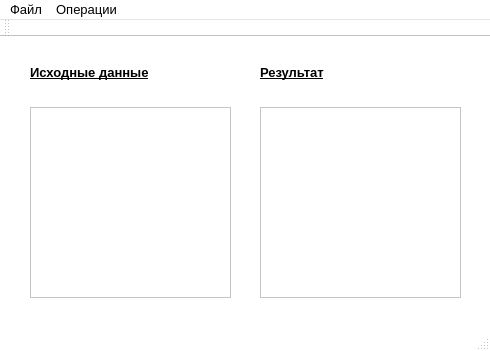
<?xml version="1.0" encoding="UTF-8"?>
<ui version="4.0">
 <class>MainWindow</class>
 <widget class="QMainWindow" name="MainWindow">
  <property name="geometry">
   <rect>
    <x>0</x>
    <y>0</y>
    <width>490</width>
    <height>351</height>
   </rect>
  </property>
  <property name="palette">
   <palette>
    <active>
     <colorrole role="WindowText">
      <brush brushstyle="SolidPattern">
       <color alpha="255">
        <red>0</red>
        <green>0</green>
        <blue>0</blue>
       </color>
      </brush>
     </colorrole>
     <colorrole role="Button">
      <brush brushstyle="SolidPattern">
       <color alpha="255">
        <red>255</red>
        <green>255</green>
        <blue>255</blue>
       </color>
      </brush>
     </colorrole>
     <colorrole role="Light">
      <brush brushstyle="SolidPattern">
       <color alpha="255">
        <red>255</red>
        <green>255</green>
        <blue>255</blue>
       </color>
      </brush>
     </colorrole>
     <colorrole role="Midlight">
      <brush brushstyle="SolidPattern">
       <color alpha="255">
        <red>255</red>
        <green>255</green>
        <blue>255</blue>
       </color>
      </brush>
     </colorrole>
     <colorrole role="Dark">
      <brush brushstyle="SolidPattern">
       <color alpha="255">
        <red>127</red>
        <green>127</green>
        <blue>127</blue>
       </color>
      </brush>
     </colorrole>
     <colorrole role="Mid">
      <brush brushstyle="SolidPattern">
       <color alpha="255">
        <red>170</red>
        <green>170</green>
        <blue>170</blue>
       </color>
      </brush>
     </colorrole>
     <colorrole role="Text">
      <brush brushstyle="SolidPattern">
       <color alpha="255">
        <red>0</red>
        <green>0</green>
        <blue>0</blue>
       </color>
      </brush>
     </colorrole>
     <colorrole role="BrightText">
      <brush brushstyle="SolidPattern">
       <color alpha="255">
        <red>255</red>
        <green>255</green>
        <blue>255</blue>
       </color>
      </brush>
     </colorrole>
     <colorrole role="ButtonText">
      <brush brushstyle="SolidPattern">
       <color alpha="255">
        <red>0</red>
        <green>0</green>
        <blue>0</blue>
       </color>
      </brush>
     </colorrole>
     <colorrole role="Base">
      <brush brushstyle="SolidPattern">
       <color alpha="255">
        <red>255</red>
        <green>255</green>
        <blue>255</blue>
       </color>
      </brush>
     </colorrole>
     <colorrole role="Window">
      <brush brushstyle="SolidPattern">
       <color alpha="255">
        <red>255</red>
        <green>255</green>
        <blue>255</blue>
       </color>
      </brush>
     </colorrole>
     <colorrole role="Shadow">
      <brush brushstyle="SolidPattern">
       <color alpha="255">
        <red>0</red>
        <green>0</green>
        <blue>0</blue>
       </color>
      </brush>
     </colorrole>
     <colorrole role="AlternateBase">
      <brush brushstyle="SolidPattern">
       <color alpha="255">
        <red>255</red>
        <green>255</green>
        <blue>255</blue>
       </color>
      </brush>
     </colorrole>
     <colorrole role="ToolTipBase">
      <brush brushstyle="SolidPattern">
       <color alpha="255">
        <red>255</red>
        <green>255</green>
        <blue>220</blue>
       </color>
      </brush>
     </colorrole>
     <colorrole role="ToolTipText">
      <brush brushstyle="SolidPattern">
       <color alpha="255">
        <red>0</red>
        <green>0</green>
        <blue>0</blue>
       </color>
      </brush>
     </colorrole>
    </active>
    <inactive>
     <colorrole role="WindowText">
      <brush brushstyle="SolidPattern">
       <color alpha="255">
        <red>0</red>
        <green>0</green>
        <blue>0</blue>
       </color>
      </brush>
     </colorrole>
     <colorrole role="Button">
      <brush brushstyle="SolidPattern">
       <color alpha="255">
        <red>255</red>
        <green>255</green>
        <blue>255</blue>
       </color>
      </brush>
     </colorrole>
     <colorrole role="Light">
      <brush brushstyle="SolidPattern">
       <color alpha="255">
        <red>255</red>
        <green>255</green>
        <blue>255</blue>
       </color>
      </brush>
     </colorrole>
     <colorrole role="Midlight">
      <brush brushstyle="SolidPattern">
       <color alpha="255">
        <red>255</red>
        <green>255</green>
        <blue>255</blue>
       </color>
      </brush>
     </colorrole>
     <colorrole role="Dark">
      <brush brushstyle="SolidPattern">
       <color alpha="255">
        <red>127</red>
        <green>127</green>
        <blue>127</blue>
       </color>
      </brush>
     </colorrole>
     <colorrole role="Mid">
      <brush brushstyle="SolidPattern">
       <color alpha="255">
        <red>170</red>
        <green>170</green>
        <blue>170</blue>
       </color>
      </brush>
     </colorrole>
     <colorrole role="Text">
      <brush brushstyle="SolidPattern">
       <color alpha="255">
        <red>0</red>
        <green>0</green>
        <blue>0</blue>
       </color>
      </brush>
     </colorrole>
     <colorrole role="BrightText">
      <brush brushstyle="SolidPattern">
       <color alpha="255">
        <red>255</red>
        <green>255</green>
        <blue>255</blue>
       </color>
      </brush>
     </colorrole>
     <colorrole role="ButtonText">
      <brush brushstyle="SolidPattern">
       <color alpha="255">
        <red>0</red>
        <green>0</green>
        <blue>0</blue>
       </color>
      </brush>
     </colorrole>
     <colorrole role="Base">
      <brush brushstyle="SolidPattern">
       <color alpha="255">
        <red>255</red>
        <green>255</green>
        <blue>255</blue>
       </color>
      </brush>
     </colorrole>
     <colorrole role="Window">
      <brush brushstyle="SolidPattern">
       <color alpha="255">
        <red>255</red>
        <green>255</green>
        <blue>255</blue>
       </color>
      </brush>
     </colorrole>
     <colorrole role="Shadow">
      <brush brushstyle="SolidPattern">
       <color alpha="255">
        <red>0</red>
        <green>0</green>
        <blue>0</blue>
       </color>
      </brush>
     </colorrole>
     <colorrole role="AlternateBase">
      <brush brushstyle="SolidPattern">
       <color alpha="255">
        <red>255</red>
        <green>255</green>
        <blue>255</blue>
       </color>
      </brush>
     </colorrole>
     <colorrole role="ToolTipBase">
      <brush brushstyle="SolidPattern">
       <color alpha="255">
        <red>255</red>
        <green>255</green>
        <blue>220</blue>
       </color>
      </brush>
     </colorrole>
     <colorrole role="ToolTipText">
      <brush brushstyle="SolidPattern">
       <color alpha="255">
        <red>0</red>
        <green>0</green>
        <blue>0</blue>
       </color>
      </brush>
     </colorrole>
    </inactive>
    <disabled>
     <colorrole role="WindowText">
      <brush brushstyle="SolidPattern">
       <color alpha="255">
        <red>127</red>
        <green>127</green>
        <blue>127</blue>
       </color>
      </brush>
     </colorrole>
     <colorrole role="Button">
      <brush brushstyle="SolidPattern">
       <color alpha="255">
        <red>255</red>
        <green>255</green>
        <blue>255</blue>
       </color>
      </brush>
     </colorrole>
     <colorrole role="Light">
      <brush brushstyle="SolidPattern">
       <color alpha="255">
        <red>255</red>
        <green>255</green>
        <blue>255</blue>
       </color>
      </brush>
     </colorrole>
     <colorrole role="Midlight">
      <brush brushstyle="SolidPattern">
       <color alpha="255">
        <red>255</red>
        <green>255</green>
        <blue>255</blue>
       </color>
      </brush>
     </colorrole>
     <colorrole role="Dark">
      <brush brushstyle="SolidPattern">
       <color alpha="255">
        <red>127</red>
        <green>127</green>
        <blue>127</blue>
       </color>
      </brush>
     </colorrole>
     <colorrole role="Mid">
      <brush brushstyle="SolidPattern">
       <color alpha="255">
        <red>170</red>
        <green>170</green>
        <blue>170</blue>
       </color>
      </brush>
     </colorrole>
     <colorrole role="Text">
      <brush brushstyle="SolidPattern">
       <color alpha="255">
        <red>127</red>
        <green>127</green>
        <blue>127</blue>
       </color>
      </brush>
     </colorrole>
     <colorrole role="BrightText">
      <brush brushstyle="SolidPattern">
       <color alpha="255">
        <red>255</red>
        <green>255</green>
        <blue>255</blue>
       </color>
      </brush>
     </colorrole>
     <colorrole role="ButtonText">
      <brush brushstyle="SolidPattern">
       <color alpha="255">
        <red>127</red>
        <green>127</green>
        <blue>127</blue>
       </color>
      </brush>
     </colorrole>
     <colorrole role="Base">
      <brush brushstyle="SolidPattern">
       <color alpha="255">
        <red>255</red>
        <green>255</green>
        <blue>255</blue>
       </color>
      </brush>
     </colorrole>
     <colorrole role="Window">
      <brush brushstyle="SolidPattern">
       <color alpha="255">
        <red>255</red>
        <green>255</green>
        <blue>255</blue>
       </color>
      </brush>
     </colorrole>
     <colorrole role="Shadow">
      <brush brushstyle="SolidPattern">
       <color alpha="255">
        <red>0</red>
        <green>0</green>
        <blue>0</blue>
       </color>
      </brush>
     </colorrole>
     <colorrole role="AlternateBase">
      <brush brushstyle="SolidPattern">
       <color alpha="255">
        <red>255</red>
        <green>255</green>
        <blue>255</blue>
       </color>
      </brush>
     </colorrole>
     <colorrole role="ToolTipBase">
      <brush brushstyle="SolidPattern">
       <color alpha="255">
        <red>255</red>
        <green>255</green>
        <blue>220</blue>
       </color>
      </brush>
     </colorrole>
     <colorrole role="ToolTipText">
      <brush brushstyle="SolidPattern">
       <color alpha="255">
        <red>0</red>
        <green>0</green>
        <blue>0</blue>
       </color>
      </brush>
     </colorrole>
    </disabled>
   </palette>
  </property>
  <property name="font">
   <font>
    <pointsize>10</pointsize>
   </font>
  </property>
  <property name="windowTitle">
   <string>Операции над матрицами</string>
  </property>
  <widget class="QWidget" name="centralWidget">
   <widget class="QTextBrowser" name="textBrowser">
    <property name="geometry">
     <rect>
      <x>30</x>
      <y>70</y>
      <width>201</width>
      <height>191</height>
     </rect>
    </property>
   </widget>
   <widget class="QTextBrowser" name="textBrowser_2">
    <property name="geometry">
     <rect>
      <x>260</x>
      <y>70</y>
      <width>201</width>
      <height>191</height>
     </rect>
    </property>
   </widget>
   <widget class="QLabel" name="label">
    <property name="geometry">
     <rect>
      <x>30</x>
      <y>10</y>
      <width>201</width>
      <height>51</height>
     </rect>
    </property>
    <property name="font">
     <font>
      <weight>75</weight>
      <bold>true</bold>
      <underline>true</underline>
     </font>
    </property>
    <property name="text">
     <string>Исходные данные</string>
    </property>
   </widget>
   <widget class="QLabel" name="label_3">
    <property name="geometry">
     <rect>
      <x>260</x>
      <y>10</y>
      <width>201</width>
      <height>51</height>
     </rect>
    </property>
    <property name="font">
     <font>
      <weight>75</weight>
      <bold>true</bold>
      <underline>true</underline>
     </font>
    </property>
    <property name="text">
     <string>Результат</string>
    </property>
   </widget>
  </widget>
  <widget class="QMenuBar" name="menuBar">
   <property name="geometry">
    <rect>
     <x>0</x>
     <y>0</y>
     <width>490</width>
     <height>22</height>
    </rect>
   </property>
   <widget class="QMenu" name="menu">
    <property name="title">
     <string>Файл</string>
    </property>
    <addaction name="actionLoad"/>
    <addaction name="actionShow"/>
    <addaction name="actionFree"/>
    <addaction name="actionClear"/>
    <addaction name="actionClose"/>
   </widget>
   <widget class="QMenu" name="menu_2">
    <property name="title">
     <string>Операции</string>
    </property>
    <addaction name="actionSum"/>
    <addaction name="actionSub"/>
    <addaction name="actionProz"/>
    <addaction name="actionTrans"/>
   </widget>
   <addaction name="menu"/>
   <addaction name="menu_2"/>
  </widget>
  <widget class="QToolBar" name="mainToolBar">
   <attribute name="toolBarArea">
    <enum>TopToolBarArea</enum>
   </attribute>
   <attribute name="toolBarBreak">
    <bool>false</bool>
   </attribute>
  </widget>
  <widget class="QStatusBar" name="statusBar"/>
  <action name="actionLoad">
   <property name="text">
    <string>Загрузить</string>
   </property>
   <property name="statusTip">
    <string>Загрузить данные из файла</string>
   </property>
  </action>
  <action name="actionShow">
   <property name="text">
    <string>Вывести загруженные данные</string>
   </property>
   <property name="statusTip">
    <string>Вывести загруженные данные</string>
   </property>
  </action>
  <action name="actionFree">
   <property name="text">
    <string>Освободить память</string>
   </property>
   <property name="statusTip">
    <string>Освободить память выделенную под матрицу</string>
   </property>
  </action>
  <action name="actionClear">
   <property name="text">
    <string>Очистить окна</string>
   </property>
   <property name="statusTip">
    <string>Очистить окна</string>
   </property>
  </action>
  <action name="actionClose">
   <property name="text">
    <string>Выйти</string>
   </property>
   <property name="statusTip">
    <string>Свалить отсюда так же, как тачка Илона Маска сваливает с планеты</string>
   </property>
  </action>
  <action name="actionSum">
   <property name="text">
    <string>Сумма матриц</string>
   </property>
   <property name="statusTip">
    <string>Суммирует матрицы</string>
   </property>
  </action>
  <action name="actionSub">
   <property name="text">
    <string>Разность матриц</string>
   </property>
   <property name="statusTip">
    <string>Вычисляет разность матриц</string>
   </property>
  </action>
  <action name="actionProz">
   <property name="text">
    <string>Произведение матриц</string>
   </property>
   <property name="statusTip">
    <string>Вычисляет произведение матриц</string>
   </property>
  </action>
  <action name="actionTrans">
   <property name="text">
    <string>Транспонирование матриц</string>
   </property>
   <property name="statusTip">
    <string>Делает транспонирование матриц (ПРИКИНЬ, АГА)</string>
   </property>
  </action>
 </widget>
 <layoutdefault spacing="6" margin="11"/>
 <resources/>
 <connections>
  <connection>
   <sender>actionClose</sender>
   <signal>triggered()</signal>
   <receiver>MainWindow</receiver>
   <slot>close()</slot>
   <hints>
    <hint type="sourcelabel">
     <x>-1</x>
     <y>-1</y>
    </hint>
    <hint type="destinationlabel">
     <x>244</x>
     <y>175</y>
    </hint>
   </hints>
  </connection>
 </connections>
</ui>
